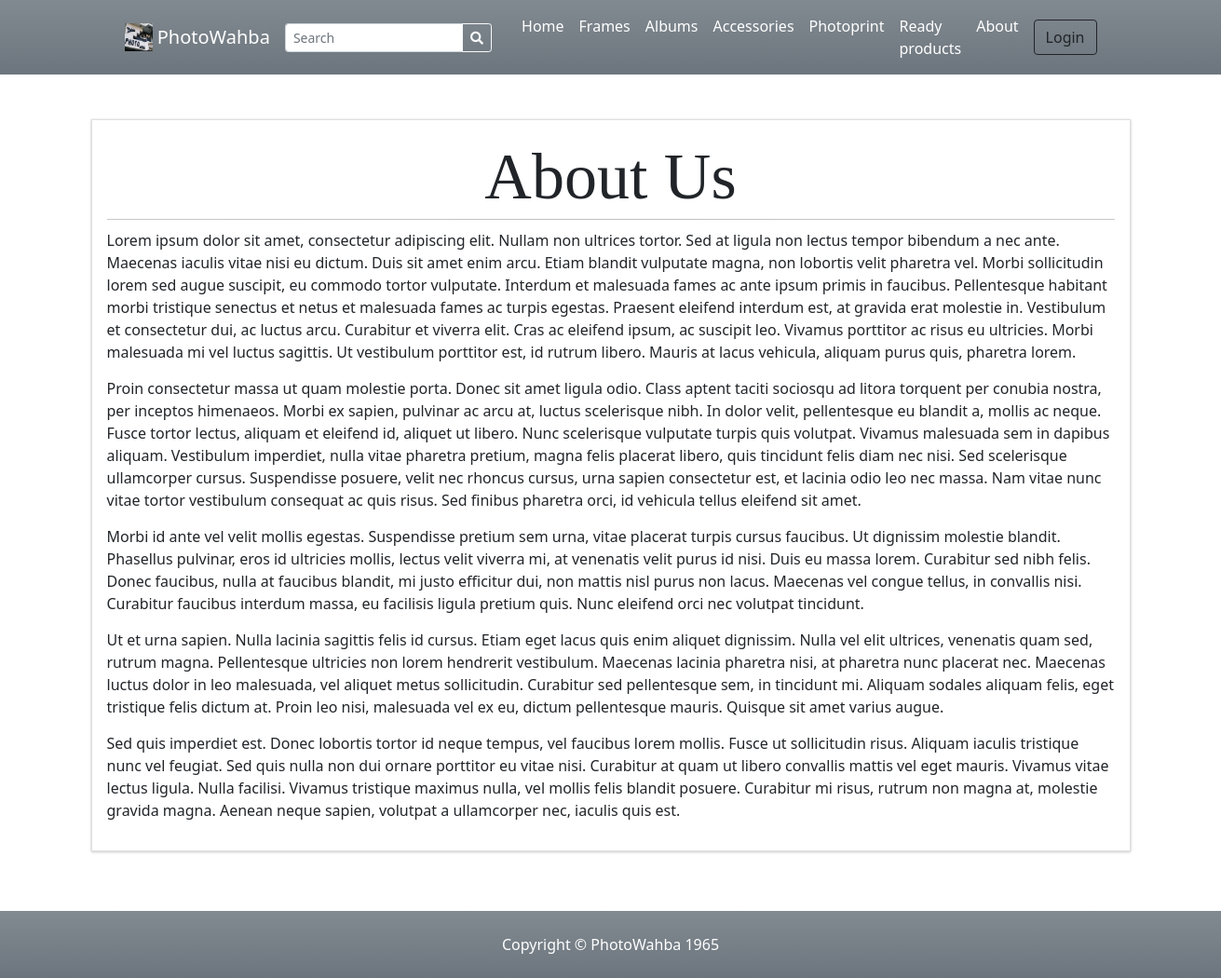
The page /?p=about on the database its author committed.
### tables this page shows
CREATE TABLE `categories` (
  `id` int(30) NOT NULL,
  `category` varchar(250) NOT NULL,
  `description` text DEFAULT NULL,
  `status` tinyint(1) NOT NULL DEFAULT 1,
  `delete_flag` tinyint(1) NOT NULL DEFAULT 0,
  `date_created` datetime NOT NULL DEFAULT current_timestamp()
);

### classes/DBConnection.php (called while the page is built, shortened)
<?php
class DBConnection{
    private $host = DB_SERVER;
    private $username = DB_USERNAME;
    private $password = DB_PASSWORD;
    private $database = DB_NAME;
    public $conn;
    public function __construct(){
        if (!isset($this->conn)) {
            $this->conn = new mysqli($this->host, $this->username, $this->password, $this->database);
        }
    }
}
?>

### classes/SystemSettings.php (called while the page is built, shortened)
<?php
class SystemSettings extends DBConnection{
	function userdata($field = ''){
		if(!empty($field)){
			if(isset($_SESSION['userdata'][$field]))
				return $_SESSION['userdata'][$field];
			else
				return null;
		}else{
			return false;
		}
	}
	function info($field=''){
		if(!empty($field)){
			if(isset($_SESSION['system_info'][$field]))
				return $_SESSION['system_info'][$field];
			else
				return false;
		}else{
			return false;
		}
	}
}
$_settings = new SystemSettings();
?>

### config.php (called while the page is built, shortened)
<?php
require_once('classes/DBConnection.php');
require_once('classes/SystemSettings.php');
function validate_image($file){
	if(!empty($file)){
        $ex = explode("?",$file);
        $file = $ex[0];
        $ts = isset($ex[1]) ? "?".$ex[1] : '';
		if(is_file(base_app.$file)){
			return base_url.$file.$ts;
		}else{
			return base_url.'dist/img/no-image-available.png';
		}
	}else{
		return base_url.'dist/img/no-image-available.png';
	}
}
?>

### inc/topBarNav.php (the view, shortened to what this page needs)
<nav class="navbar navbar-expand-lg navbar-dark bg-gradient-gray">
            <div class="container px-4 px-lg-5 ">
                <a class="navbar-brand" href="./">
                <img src="<?php echo validate_image($_settings->info('logo')) ?>" width="30" height="30" class="d-inline-block align-top" alt="" loading="lazy">
                <?php echo $_settings->info('short_name') ?>
                </a>
                <form class="form-inline" id="search-form">
                  <div class="input-group">
                    <input class="form-control form-control-sm form " type="search" placeholder="Search" aria-label="Search" name="search"  value="<?php echo isset($_GET['search']) ? $_GET['search'] : "" ?>"  aria-describedby="button-addon2">
                    <div class="input-group-append">
                      <button class="btn btn-outline-light btn-sm m-0" type="submit" id="button-addon2"><i class="fa fa-search"></i></button>
                    </div>
                  </div>
                </form>
                <div class="collapse navbar-collapse" id="navbarSupportedContent">
                    <ul class="navbar-nav me-auto mb-2 mb-lg-0 ms-lg-4">
                        <li class="nav-item"><a class="nav-link text-white" aria-current="page" href="./">Home</a></li>
                        <?php
                        $cat_qry = $conn->query("SELECT * FROM categories where status = 1  limit 5");
                        while($crow = $cat_qry->fetch_assoc()):
                        ?>
                        <li class="nav-item"><a class="nav-link text-white" aria-current="page" href="./?p=products&c=<?php echo md5($crow['id']) ?>"><?php echo $crow['category'] ?></a></li>
                        <?php endwhile; ?>
                        <li class="nav-item"><a class="nav-link text-white" href="./?p=about">About</a></li>
                    </ul>
                    <div class="d-flex align-items-center">
                      <?php if($_settings->userdata('id') > 0 && $_settings->userdata('login_type') == 2): ?>
                        <a class="text-dark mr-2 nav-link text-white" href="./?p=cart">
                            <i class="bi-cart-fill me-1"></i>
                            Cart
                            <span class="badge bg-dark text-white ms-1 rounded-pill" id="cart-count">
                              <?php
                                $count = $conn->query("SELECT SUM(quantity) as items from `cart` where client_id =".$_settings->userdata('id'))->fetch_assoc()['items'];
                                echo ($count > 0 ? $count : 0);
                              ?>
                            </span>
                        </a>
                            <a href="./?p=my_account" class="text-dark  nav-link text-white"><b> Hi, <?php echo $_settings->userdata('firstname')?>!</b></a>
                            <a href="logout.php" class="text-dark  nav-link text-white"><i class="fa fa-sign-out-alt"></i></a>
                        <?php else: ?>
                        <button class="btn btn-outline-dark ml-2" id="login-btn" type="button">Login</button>
                        <?php endif; ?>
                    </div>
                </div>
            </div>
        </nav>

### rows shown on the page
categories: category "Frames"
categories: category "Albums"
categories: category "Accessories"
categories: category "Photoprint"
categories: category "Ready products"

### other values the page prints
$_settings->info('short_name') "PhotoWahba"
